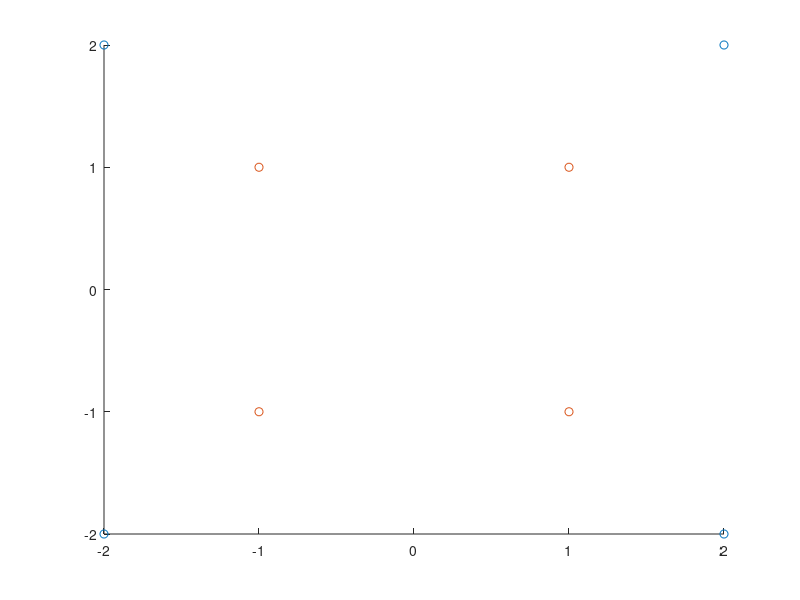
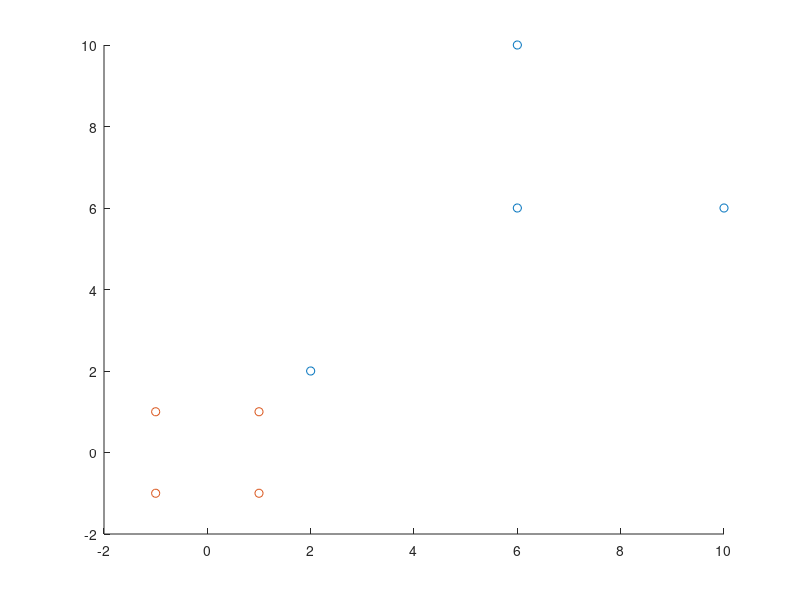
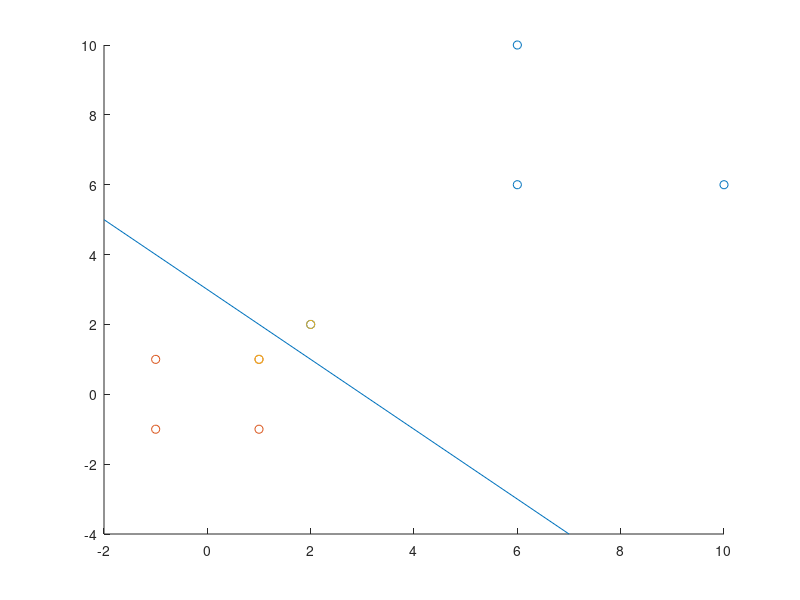

Here is the MATLAB script that generated these plots, in order:
clc 
clear all
close all
x=[2, 2;2, -2;-2, -2;-2, 2];
y=[1, 1;1, -1; -1, -1;-1, 1];
X=[x;y];
% 3 a
scatter(x(:, 1), x(:, 2), 'b+')
hold on
scatter(y(:, 1), y(:, 2), 'ro')
hold off
for i=1:length(x)
if(sqrt(x(i, 1)^2+x(i, 2)^2)>2)
    pi(i, 1)=4-x(i, 2)+abs(x(i, 1)-x(i, 2));
    pi(i, 2)=4-x(i, 1)+abs(x(i, 1)-x(i, 2));
else
    pi(i, 1)=x(i, 1);
    pi(i, 2)=x(i, 2);
end
end

for i=1:length(x)
if(sqrt(y(i, 1)^2+y(i, 2)^2)>2)
    pi1(i, 1)=4-y(i, 2)+abs(y(i, 1)-y(i, 2));
    pi1(i, 2)=4-y(i, 1)+abs(y(i, 1)-y(i, 2));
else
    pi1(i, 1)=y(i, 1);
    pi1(i, 2)=y(i, 2);
end
end
figure
scatter(pi(:, 1), pi(:, 2), 'b+')
hold on
scatter(pi1(:, 1), pi1(:, 2), 'ro')
hold off
figure
scatter(pi(:, 1), pi(:, 2), 'b+')
hold on
scatter(pi1(:, 1), pi1(:, 2), 'ro')
X1=[pi;pi1];
Y=squareform(pdist(X1));
dist=Y(1:4,5:8);
[~,I]=min(min(dist));
[r,c]=find(dist(I)==dist);
vect=X1(r,:)-X1(c+4,:);
sl=((X1(c+4,2)-X1(r,2))/(X1(c+4,1)-X1(r,1)))*-1;
midpoint=(X1(r,:)+X1(c+4,:))/2;
f=@(x) -1*x+3;
%line([X1(1,1),X1(c+4,1)],[X1(1,1),X1(c+4,1)])
line([7 -2],[-4 5])
scatter([pi(1, 1) pi1(1, 1)], [pi(1, 2),pi1(1, 2)], 'ko')
hold on